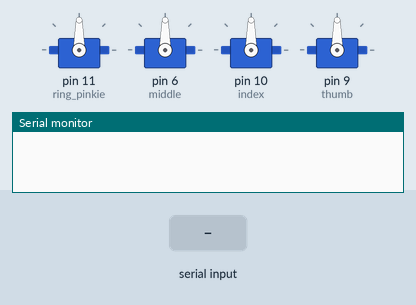
This sketch was run on a simulated Arduino Uno, built with avr-gcc and run on an emulated ATmega328P. Parts: 4 × servo, the last lines printed to the serial monitor. Inputs (shaded band) come from the test bench.

Above: at 1.2 s.
1.3 s: "90,45\n" received over Serial
At 2.4 s:
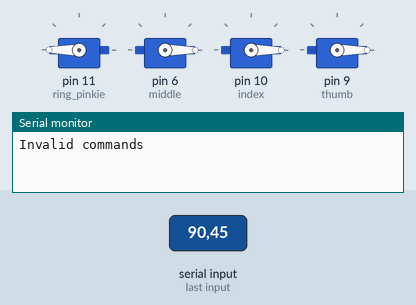
2.8 s: "3\n" received over Serial
At 3.6 s:
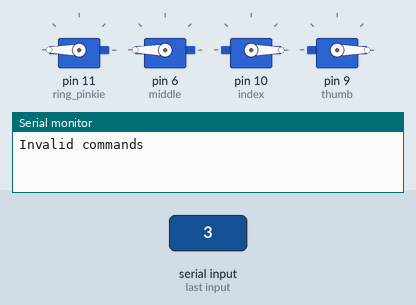
4.4 s: "2\n" received over Serial
At 5.0 s:
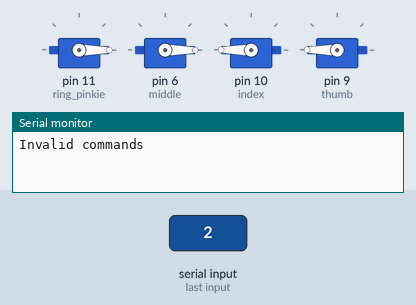
6.7 s: "1\n" received over Serial
At 7.3 s:
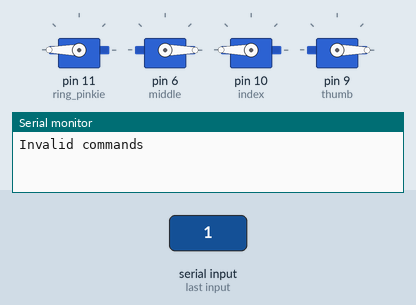
Timing chart, 0 to 9.7 s (numbered marks = the images above; inputs shaded):
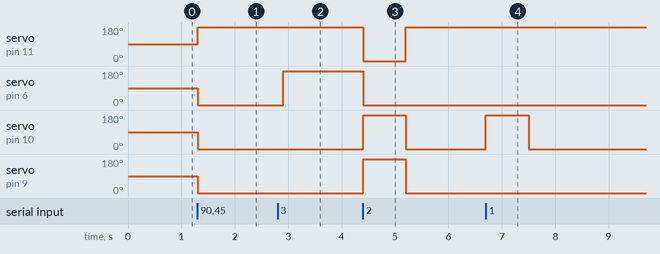

The sketch:

RockPaperScissors.ino
```cpp
#include <Servo.h>
Servo ring_pinkie;
Servo middle;
Servo index;
Servo thumb;
int servoAngle = 0;
int x;

void setup() {
  Serial.begin(9600);
  Serial.setTimeout(1);
  ring_pinkie.attach(11);
  middle.attach(6);
  index.attach(10);
  thumb.attach(9);
}

void loop() {


if(Serial.available() > 0){


  // char data = Serial.read();
  // char str[2];
  // str[0] = data;
  // str[1] = '\0';
  // Serial.print(str);

  x = Serial.readString().toInt();
  // Serial.print(x + 1);


  if(x == 3){
    ring_pinkie.write(180);
    middle.write(180);
    index.write(0);
    thumb.write(0);
    delay(800);
  }
  else if(x == 2){
    ring_pinkie.write(0);
    middle.write(0);
    index.write(180);
    thumb.write(180);
    delay(800);
  }
  else if(x == 1){
    ring_pinkie.write(180);
    middle.write(0);
    index.write(180);
    thumb.write(0);
    delay(800);
  }
  else if(x == 0){
    ring_pinkie.write(180);
    middle.write(0);
    index.write(0);
    thumb.write(0);
    delay(800);
  }
  else{
      Serial.println("Invalid commands");
  }

}
}
```

Measured:
- after the input at 1.3 s, servo on pin 11 (ring_pinkie): 90° → 180° at once; servo on pin 6 (middle), servo on pin 10 (index), servo on pin 9 (thumb): 90° → 0° at once
- after the input at 2.8 s, servo on pin 6 (middle): 0° → 180° after 0.10 s
- after the input at 4.4 s, servo on pin 11 (ring_pinkie): 180° → 0° at once, → 180° 0.80 s later; servo on pin 6 (middle): 180° → 0° at once; servo on pin 10 (index), servo on pin 9 (thumb): 0° → 180° at once, → 0° 0.80 s later
- after the input at 6.7 s, servo on pin 10 (index): 0° → 180° at once, → 0° 0.80 s later
